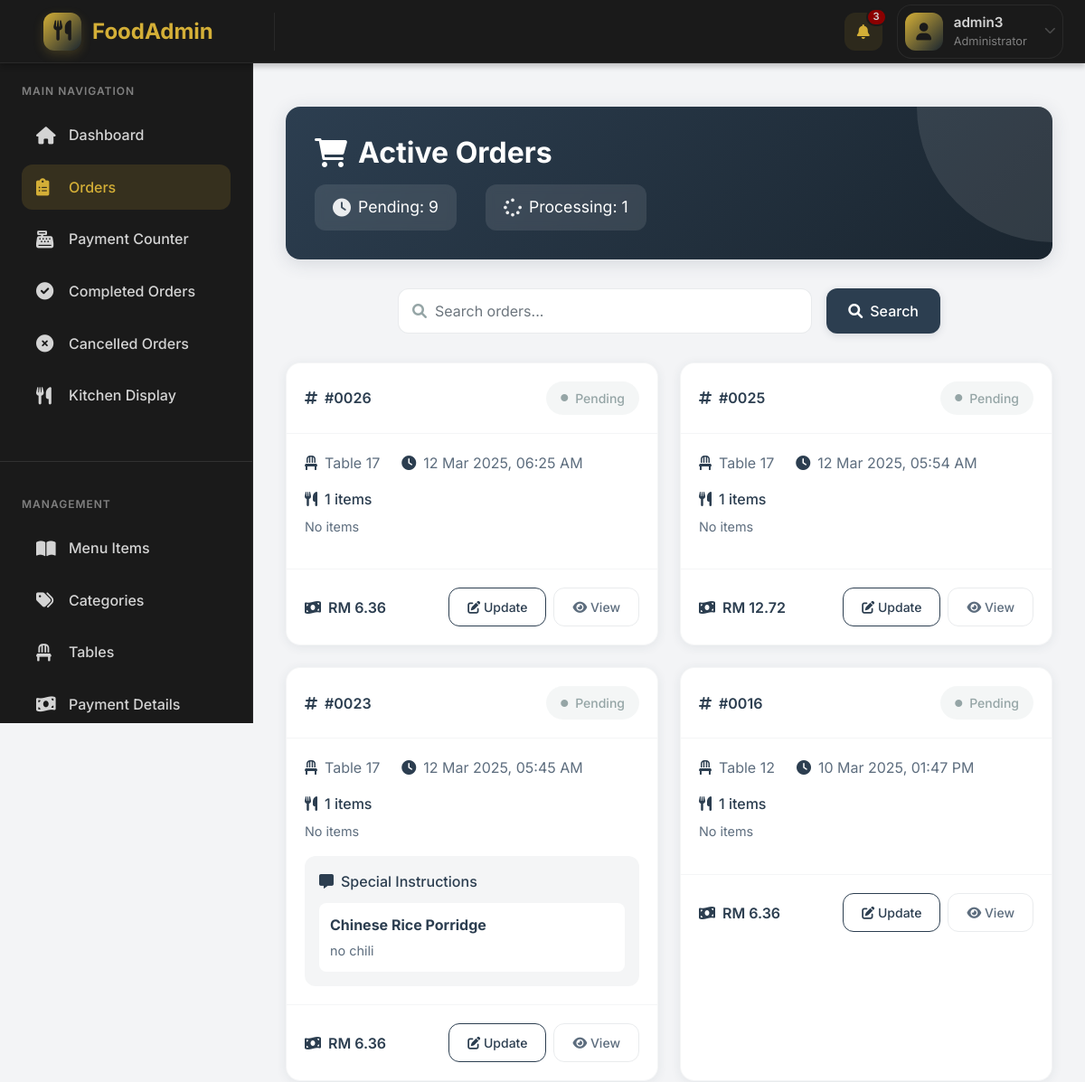
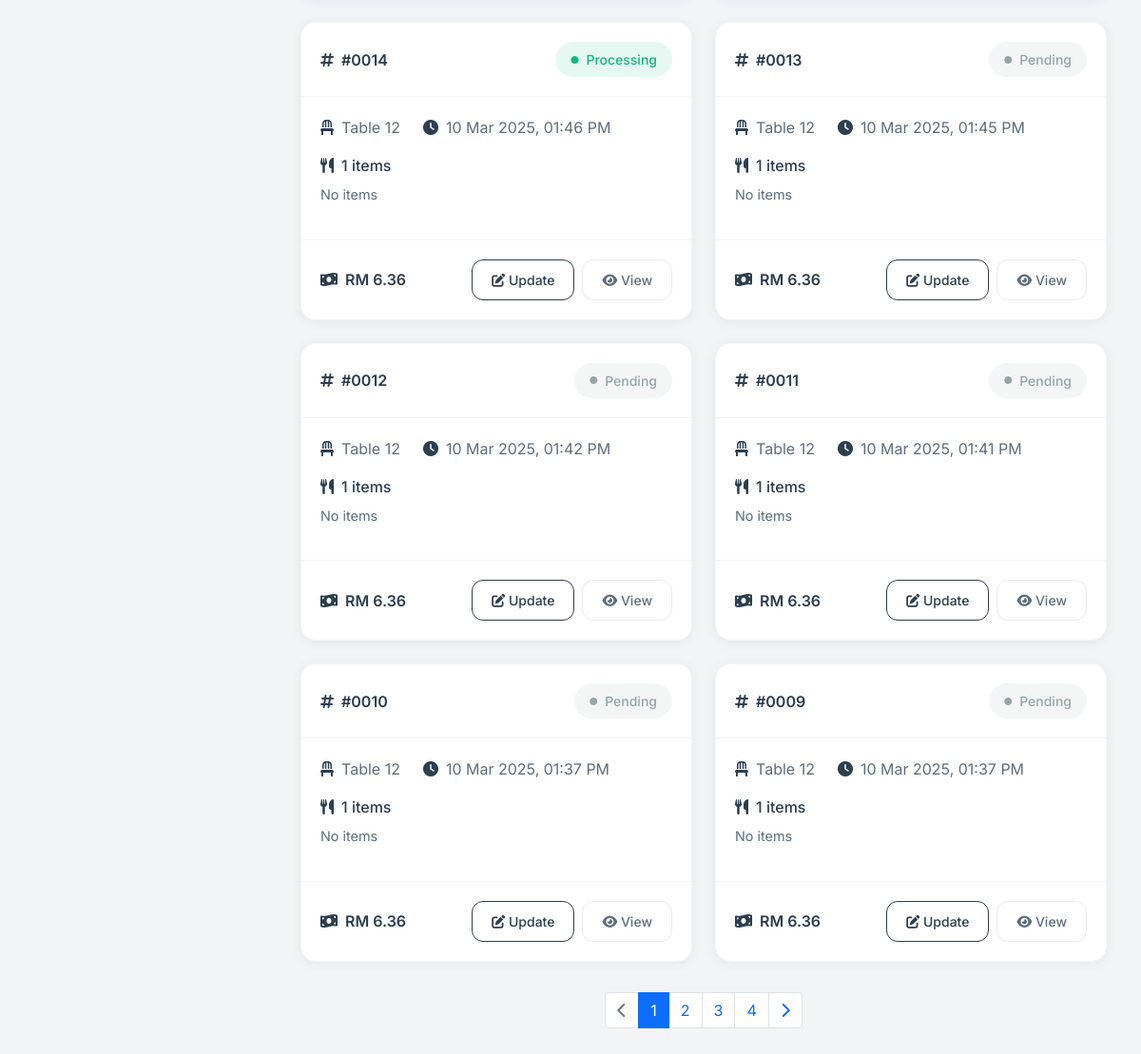
The page /admin/orders.php (signed in) on the database as committed earlier (2 pictures, top to bottom).
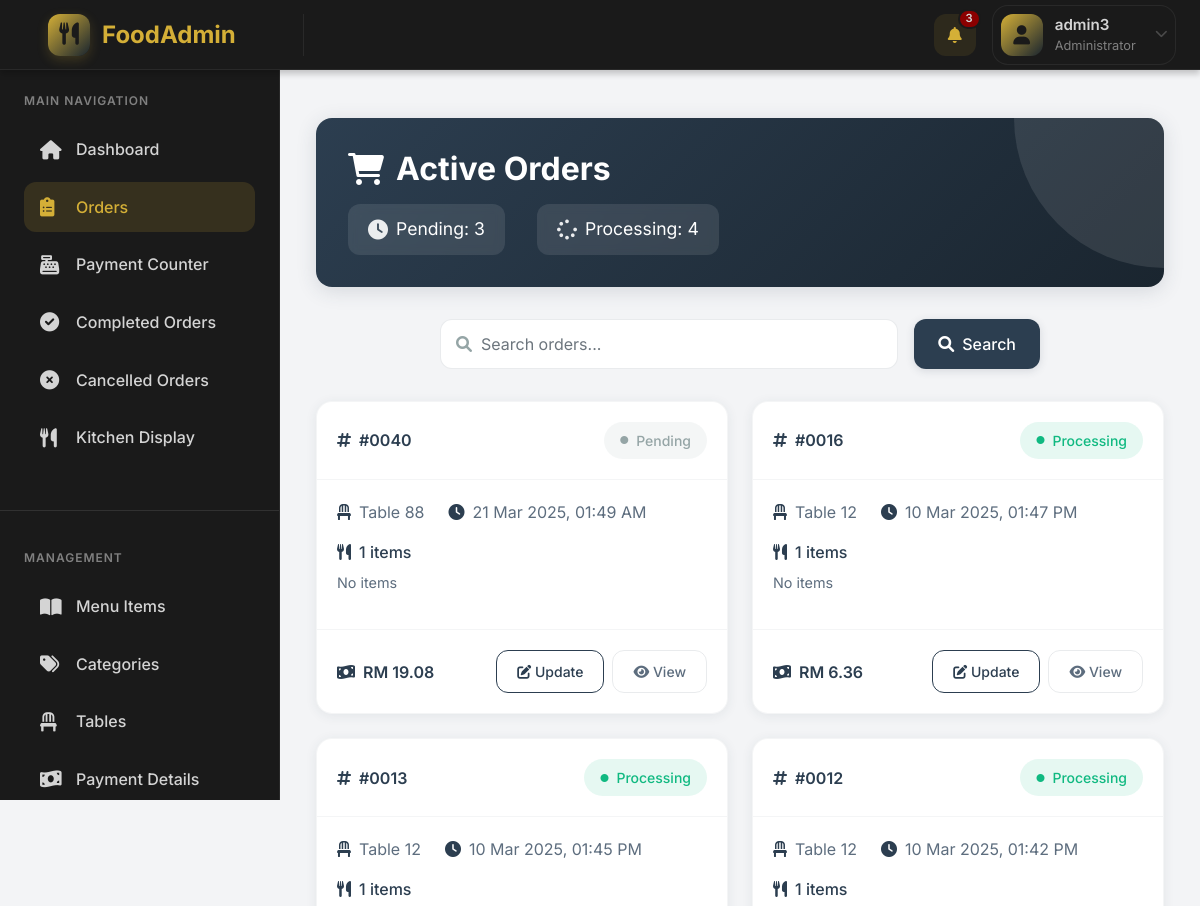
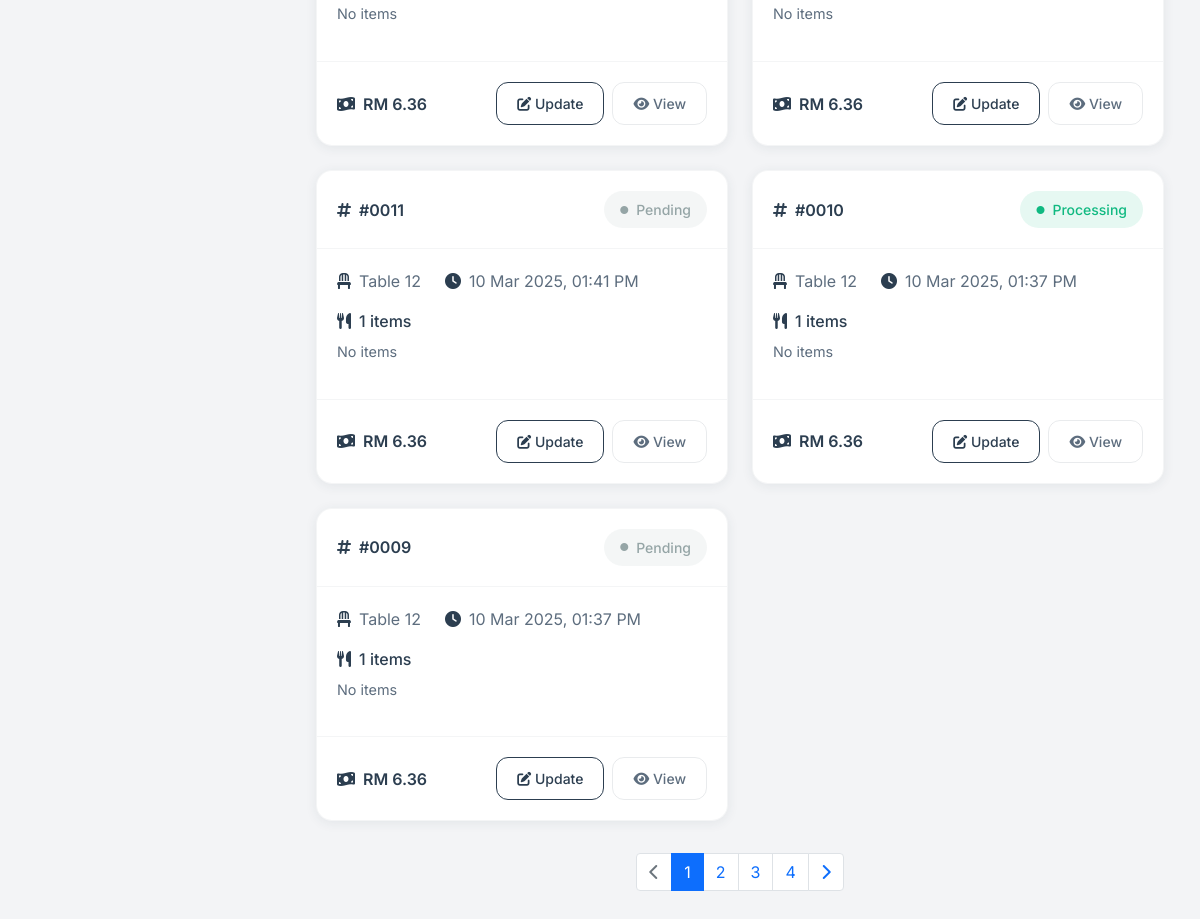
The same page on the database as committed later (2 pictures, top to bottom).
### tables this page shows
CREATE TABLE `orders` (
  `id` int(11) NOT NULL,
  `table_id` int(11) DEFAULT NULL,
  `status` enum('pending','processing','completed','cancelled') DEFAULT 'pending',
  `total_amount` decimal(10,2) DEFAULT 0.00,
  `created_at` timestamp NULL DEFAULT current_timestamp()
);

CREATE TABLE `tables` (
  `id` int(11) NOT NULL,
  `table_number` int(11) NOT NULL,
  `status` enum('active','inactive') DEFAULT 'active',
  `created_at` timestamp NULL DEFAULT current_timestamp()
);

### classes/Order.php (called while the page is built, shortened)
<?php
class Order extends Model {
    protected $table_name = "orders";
    protected $conn;
    public function __construct($db) {
        $this->conn = $db;
    }
    public function getTotalOrders($start_date = null, $end_date = null) {
        $sql = "SELECT COUNT(*) as total FROM orders WHERE 1=1";
        $stmt = $this->conn->prepare($sql);
        $stmt->execute();
        $row = $stmt->fetch(PDO::FETCH_ASSOC);
        return $row['total'];
    }
    public function getOrders($page = 1, $per_page = 10, $search = '') {
        try {
            $offset = ($page - 1) * $per_page;
            $query = "SELECT o.*, t.table_number,
                      COUNT(oi.id) as item_count,
                      GROUP_CONCAT(
                        JSON_OBJECT(
                            'name', mi.name,
                            'quantity', oi.quantity,
                            'instructions', COALESCE(oi.special_instructions, '')
                        )
                      ) as items_data
                      FROM " . $this->table_name . " o
                      LEFT JOIN tables t ON o.table_id = t.id
                      LEFT JOIN order_items oi ON o.id = oi.order_id
                      LEFT JOIN menu_items mi ON oi.menu_item_id = mi.id
                      WHERE o.status IN ('pending', 'processing')";
            $query .= " GROUP BY o.id, o.table_id, o.status, o.total_amount, o.created_at, t.table_number
                        ORDER BY o.created_at DESC
                        LIMIT :limit OFFSET :offset";
            $stmt = $this->conn->prepare($query);
            $stmt->bindParam(':limit', $per_page, PDO::PARAM_INT);
            $stmt->bindParam(':offset', $offset, PDO::PARAM_INT);
            $stmt->execute();
            $orders = $stmt->fetchAll(PDO::FETCH_ASSOC);
            foreach ($orders as &$order) {
                $items_data = explode('},{', trim($order['items_data'], '[]'));
                $order['items'] = [];
                $order['special_instructions'] = [];
                foreach ($items_data as $item_json) {
                    if (!empty($item_json)) {
                        $item = json_decode($item_json, true);
                        if ($item) {
                            $order['items'][] = $item['name'] . ' (' . $item['quantity'] . ')';
                            if (!empty($item['instructions'])) {
                                $order['special_instructions'][] = [
                                    'item' => $item['name'],
                                    'instructions' => $item['instructions']
                                ];
                            }
                        }
                    }
                }
                $order['items'] = implode(', ', $order['items']);
            }
            return $orders;
        } catch (PDOException $e) {
            error_log("Error in getOrders: " . $e->getMessage());
            return [];
        }
    }
}
?>

### admin/orders.php (the view, shortened to what the changed rows need)
<?php
require_once(__DIR__ . '/../classes/Order.php');
$database = new Database();
$db = $database->getConnection();
$orderModel = new Order($db);
$page = isset($_GET['page']) ? (int)$_GET['page'] : 1;
$search = isset($_GET['search']) ? $_GET['search'] : '';
$per_page = 10;
try {
    $orders = $orderModel->getOrders($page, $per_page, $search);
    $total_orders = $orderModel->getTotalOrders();
    $total_pages = ceil($total_orders / $per_page);
} catch (Exception $e) {
    $error_message = $e->getMessage();
    $orders = [];
    $total_pages = 0;
}
?>
<div class="container-fluid py-4">
    <div class="page-header">
        <h1 class="page-title">
            <i class="fas fa-shopping-cart"></i>
            Active Orders
        </h1>
        <div class="header-stats">
            <div class="stat-item">
                <i class="fas fa-clock"></i>
                <span>Pending: <?php echo count(array_filter($orders, fn($order) => $order['status'] == 'pending')); ?></span>
            </div>
            <div class="stat-item">
                <i class="fas fa-spinner"></i>
                <span>Processing: <?php echo count(array_filter($orders, fn($order) => $order['status'] == 'processing')); ?></span>
            </div>
        </div>
    </div>
    <div class="orders-grid">
        <?php if (empty($orders)): ?>
        <div class="empty-state">
            <i class="fas fa-inbox fa-3x mb-3"></i>
            <h3>No Active Orders</h3>
            <p>There are currently no active orders in the system.</p>
        </div>
        <?php else: ?>
            <?php foreach ($orders as $order): ?>
            <div class="order-card">
                <div class="order-header">
                    <div class="order-id">
                        <i class="fas fa-hashtag"></i>
                        #<?php echo str_pad($order['id'], 4, '0', STR_PAD_LEFT); ?>
                    </div>
                    <span class="status-badge <?php echo strtolower($order['status']); ?>">
                        <i class="fas fa-circle"></i>
                        <?php echo ucfirst($order['status']); ?>
                    </span>
                </div>
                <div class="order-body">
                    <div class="order-info">
                        <div class="info-item">
                            <i class="fas fa-chair"></i>
                            <span>Table <?php echo htmlspecialchars($order['table_number']); ?></span>
                        </div>
                        <div class="info-item">
                            <i class="fas fa-clock"></i>
                            <span><?php echo date('d M Y, h:i A', strtotime($order['created_at'])); ?></span>
                        </div>
                    </div>
                    <div class="order-items">
                        <div class="items-header">
                            <i class="fas fa-utensils"></i>
                            <span><?php echo $order['item_count']; ?> items</span>
                        </div>
                        <div class="items-list">
                            <?php echo !empty($order['items_list']) ? htmlspecialchars($order['items_list']) : 'No items'; ?>
                        </div>
                    </div>
                    <?php if (!empty($order['special_instructions'])): ?>
                    <div class="special-instructions">
                        <div class="instructions-header">
                            <i class="fas fa-comment-alt"></i>
                            <span>Special Instructions</span>
                        </div>
                        <?php foreach ($order['special_instructions'] as $instruction): ?>
                            <div class="instruction-item">
                                <strong><?php echo htmlspecialchars($instruction['item']); ?></strong>
                                <span><?php echo htmlspecialchars($instruction['instructions']); ?></span>
                            </div>
                        <?php endforeach; ?>
                    </div>
                    <?php endif; ?>
                </div>
                <div class="order-footer">
                    <div class="order-amount">
                        <i class="fas fa-money-bill-wave"></i>
                        <span>RM <?php echo number_format($order['total_amount'], 2); ?></span>
                    </div>
                    <div class="order-actions">
                        <button type="button" class="btn btn-sm btn-outline-primary"
                                data-bs-toggle="modal"
                                data-bs-target="#statusModal<?php echo $order['id']; ?>">
                            <i class="fas fa-edit"></i>
                            Update
                        </button>
                        <a href="order_details.php?id=<?php echo $order['id']; ?>"
                           class="btn btn-sm btn-outline-secondary">
                            <i class="fas fa-eye"></i>
                            View
                        </a>
                    </div>
                </div>
            </div>
            <?php endforeach; ?>
        <?php endif; ?>
    </div>
    <?php if ($total_pages > 1): ?>
    <div class="pagination-container">
        <nav>
            <ul class="pagination justify-content-center">
                <?php for ($i = 1; $i <= $total_pages; $i++): ?>
                <li class="page-item <?php echo $page == $i ? 'active' : ''; ?>">
                    <a class="page-link" href="?page=<?php echo $i; ?>&search=<?php echo urlencode($search); ?>">
                        <?php echo $i; ?>
                    </a>
                </li>
                <?php endfor; ?>
            </ul>
        </nav>
    </div>
    <?php endif; ?>
</div>
<?php
include 'includes/layout.php';
?>

Rows that differ between the two databases and show on the page:
no longer on this page (row edited): orders: id "0026", status "Pending", table.table_number "17", created_at "12 Mar 2025, 06:25 AM", item_count "1", total_amount "6.36"
no longer on this page (row edited): orders: id "0025", status "Pending", table.table_number "17", created_at "12 Mar 2025, 05:54 AM", item_count "1", total_amount "12.72"
no longer on this page (row edited): orders: id "0023", status "Pending", table.table_number "17", created_at "12 Mar 2025, 05:45 AM", item_count "1", item "Chinese Rice Porridge", instructions "no chili", total_amount "6.36"
no longer on this page (row edited): orders: id "0014", status "Processing", table.table_number "12", created_at "10 Mar 2025, 01:46 PM", item_count "1", total_amount "6.36"
added orders: id "0040", status "Pending", table.table_number "88", created_at "21 Mar 2025, 01:49 AM", item_count "1", total_amount "19.08"
changed orders "10 Mar 2025, 01:47 PM": status "Pending" → "Processing"
changed orders "10 Mar 2025, 01:45 PM": status "Pending" → "Processing"
changed orders "10 Mar 2025, 01:42 PM": status "Pending" → "Processing"
changed orders "0010": status "Pending" → "Processing"
Other text that changed with them:
text no longer shown: "9 1"
text now shown: "3 4"
